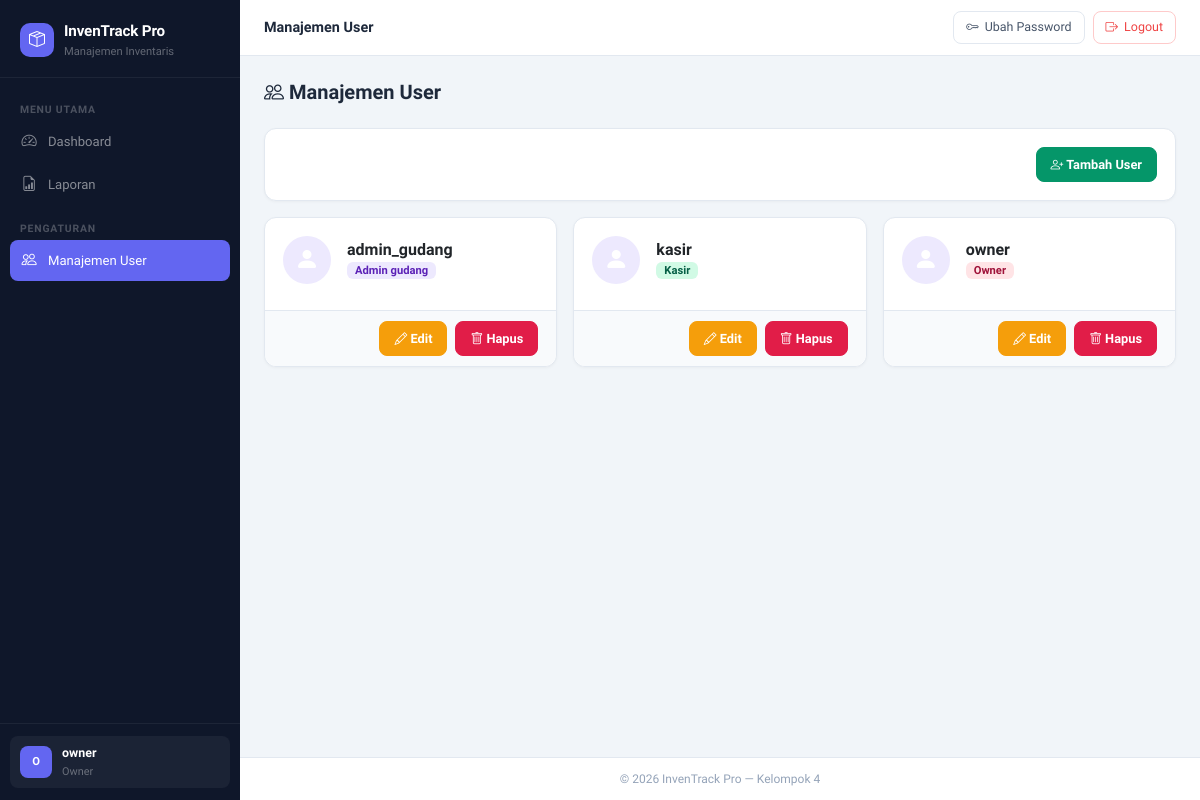
/pages/manajemen_user.php (signed in), run on the app's committed database.
### tables this page shows
CREATE TABLE `users` (
  `id_user` int(11) NOT NULL AUTO_INCREMENT,
  `username` varchar(50) NOT NULL,
  `password` varchar(255) NOT NULL,
  `role` enum('admin_gudang','kasir','owner') NOT NULL,
  PRIMARY KEY (`id_user`),
  UNIQUE KEY `username` (`username`)
);

### pages/manajemen_user.php (the view, shortened to what this page needs)
<?php require_once __DIR__ . '/../includes/header.php'; ?>
<?php
$result = mysqli_query($conn, "SELECT * FROM users ORDER BY role ASC, username ASC");
?>
<h5 class="fw-bold mb-4"><i class="bi bi-people"></i> Manajemen User</h5>
<div class="card mb-3">
    <div class="card-body d-flex justify-content-end">
        <button class="btn btn-success" data-bs-toggle="modal" data-bs-target="#modalTambah">
            <i class="bi bi-person-plus"></i> Tambah User
        </button>
    </div>
</div>
<div class="row g-3">
    <?php if (mysqli_num_rows($result) > 0): ?>
        <?php while ($row = mysqli_fetch_assoc($result)): ?>
        <div class="col-md-4 col-sm-6">
            <div class="card h-100">
                <div class="card-body">
                    <div class="d-flex align-items-center gap-3 mb-2">
                        <div class="bg-primary rounded-circle d-flex align-items-center justify-content-center"
                             style="width:48px;height:48px">
                            <i class="bi bi-person-fill text-white fs-4"></i>
                        </div>
                        <div>
                            <h6 class="mb-0 fw-bold"><?= htmlspecialchars($row['username']) ?></h6>
                            <span class="badge
                                <?php
                                    if ($row['role'] === 'owner') echo 'bg-danger';
                                    elseif ($row['role'] === 'admin_gudang') echo 'bg-primary';
                                    else echo 'bg-success';
                                ?>">
                                <?= ucfirst(str_replace('_', ' ', $row['role'])) ?>
                            </span>
                        </div>
                    </div>
                </div>
                <div class="card-footer d-flex justify-content-end gap-2">
                    <?php if ($row['id_user'] !== $_SESSION['id_user']): ?>
                        <button class="btn btn-sm btn-warning"
                            data-bs-toggle="modal"
                            data-bs-target="#modalEdit"
                            data-id="<?= $row['id_user'] ?>"
                            data-username="<?= htmlspecialchars($row['username']) ?>"
                            data-role="<?= $row['role'] ?>">
                            <i class="bi bi-pencil"></i> Edit
                        </button>
                        <button class="btn btn-sm btn-danger"
                            data-bs-toggle="modal"
                            data-bs-target="#modalHapus"
                            data-id="<?= $row['id_user'] ?>"
                            data-username="<?= htmlspecialchars($row['username']) ?>">
                            <i class="bi bi-trash"></i> Hapus
                        </button>
                    <?php else: ?>
                        <span class="text-muted small fst-italic">Akun aktif</span>
                    <?php endif; ?>
                </div>
            </div>
        </div>
        <?php endwhile; ?>
    <?php endif; ?>
</div>
<?php require_once __DIR__ . '/../includes/footer.php'; ?>

### assets/css/style.css (style rules this page uses)
*, *::before, *::after { box-sizing: border-box; margin: 0; padding: 0; }
body { font-family: 'Plus Jakarta Sans', 'Segoe UI', sans-serif; font-size: 0.9rem; background-color: #f1f5f9; color: #1e293b; }
.card { background: white; border: 1px solid #e2e8f0; border-radius: 12px; box-shadow: 0 1px 3px rgba(0,0,0,0.04); }
.card-body { padding: 18px; }
.card-footer { padding: 10px 18px; border-top: 1px solid #e2e8f0; border-radius: 0 0 12px 12px !important; background: #f8fafc; }
.badge { font-size: 0.7rem; font-weight: 600; padding: 3px 8px; border-radius: 6px; }
.bg-success { background: #d1fae5 !important; color: #065f46 !important; }
.bg-danger { background: #ffe4e6 !important; color: #9f1239 !important; }
.bg-primary { background: #ede9fe !important; color: #5b21b6 !important; }
.btn { font-family: 'Plus Jakarta Sans', sans-serif; font-weight: 600; font-size: 0.8rem; border-radius: 8px; padding: 7px 14px; transition: all 0.15s; }
.btn-success { background: #059669 !important; border-color: #059669 !important; color: white !important; }
.btn-warning { background: #f59e0b !important; border-color: #f59e0b !important; color: white !important; }
.btn-danger { background: #e11d48 !important; border-color: #e11d48 !important; color: white !important; }

### data on the page
users: username "admin_gudang", role "Admin gudang"
users: username "kasir", role "Kasir"
users: username "owner", role "Owner"

### other printed values
getInitials($_SESSION['username']) "O"
$_SESSION['username'] "owner"
getRoleLabel($_SESSION['role']) "Owner"
$topbar_title "Manajemen User"
